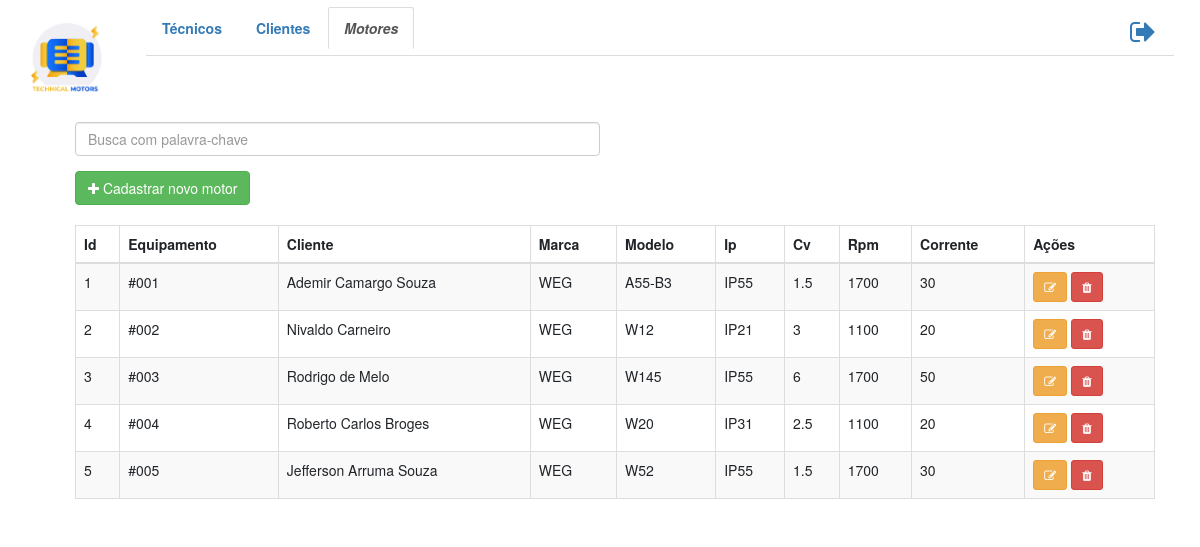
Screenshot of /motores (signed in) with the database file from the repository.
### app/models.py (models this page shows, shortened)
class Motores(db.Model, UserMixin):
    __tablename__ = "motores"
    id = db.Column(db.Integer, primary_key=True, autoincrement=True)
    equipamento = db.Column(db.String(84), nullable=False, index = True)
    cliente = db.Column(db.String(84), nullable=False)
    marca = db.Column(db.String(84), nullable=False)
    modelo = db.Column(db.String(84), nullable=False)
    ip = db.Column(db.String(10), nullable=False)
    cv = db.Column(db.String(10), nullable=False)
    rpm = db.Column(db.String(15), nullable=False)
    corrente = db.Column(db.String(15), nullable=False)

### app/view_motores/views.py (the view)
@motores.route("/motores")
def tela_motor():
    motores = Motores.query.all()
    return render_template("motores.html", motores=motores)

### app/models.py (called while the page is built)
@login_manager.user_loader
def current_user(user_id):
    return Usuario.query.get(user_id)

### app/templates/motores.html (shortened to what this page needs)
{% extends 'bases/base_geral.html' %} {% block content %}
<!DOCTYPE html>
<html lang="en">
<head>
  <link rel="stylesheet" href="https://maxcdn.bootstrapcdn.com/bootstrap/3.4.1/css/bootstrap.min.css">
</head>
<body>
  <div class="container">
    <div class="col">
      <div class="row">
        <div class="form-group col-6">
          <input class="form-control" id="myInput" type="text" placeholder="Busca com palavra-chave">
        </div>
      </div>
      <div class="row">
        <div class="col-6" style="padding-bottom: 20px;">
          <a
          href="{{ url_for('motores.cadastrar_motor') }}"
          class="btn btn-success"
          >
          <i class="fa fa-plus" aria-hidden="true"></i>
          Cadastrar novo motor
          </a>
        </div>
      </div>
        <table class="table table-bordered table-striped">
          <thead>
            <tr>
              <th>Id</th>
              <th>Equipamento</th>
              <th>Cliente</th>
              <th>Marca</th>
              <th>Modelo</th>
              <th>Ip</th>
              <th>Cv</th>
              <th>Rpm</th>
              <th>Corrente</th>
              <th>Ações</th>
            </tr>
          </thead>
          <tbody id="myTable">
            {% for motor in motores %}
            <tr>
              <td>
                {{ motor.id }}
              </td>
              <td>
                {{ motor.equipamento }}
              </td>
              <td>
                {{ motor.cliente }}
              </td>
              <td>
                {{ motor.marca }}
              </td>
              <td>
                {{ motor.modelo }}
              </td>
              <td>
                {{ motor.ip }}
              </td>
              <td>
                {{ motor.cv }}
              </td>
              <td>
                {{ motor.rpm }}
              </td>
              <td>
                {{ motor.corrente }}
              </td>
              <td>
                <a class="btn btn-warning btn-sm" data-toggle="tooltip" data-placement="top" title="Editar" href="{{ url_for('motores.editar', id=motor.id) }}">
                  <i class="fa fa-edit" aria-hidden="true"></i>
                </a>
                <a class="btn btn-danger btn-sm" data-toggle="tooltip" data-placement="top" title="Remover" href="{{ url_for('motores.deletar', id=motor.id) }}">
                  <i class="fa fa-trash" aria-hidden="true"></i>
                </a>
              </td>
            </tr>
            {% endfor %}
          </tbody>
        </table>
      </div>
    </div>
  </div>
</body>
</html>
{% endblock %}

### rows the page displays
Motores: id "1", equipamento "#001", cliente "Ademir Camargo Souza", marca "WEG", modelo "A55-B3", ip "IP55", cv "1.5", rpm "1700", corrente "30"
Motores: id "2", equipamento "#002", cliente "Nivaldo Carneiro", marca "WEG", modelo "W12", ip "IP21", cv "3", rpm "1100", corrente "20"
Motores: id "3", equipamento "#003", cliente "Rodrigo de Melo", marca "WEG", modelo "W145", ip "IP55", cv "6", rpm "1700", corrente "50"
Motores: id "4", equipamento "#004", cliente "Roberto Carlos Broges", marca "WEG", modelo "W20", ip "IP31", cv "2.5", rpm "1100", corrente "20"
Motores: id "5", equipamento "#005", cliente "Jefferson Arruma Souza", marca "WEG", modelo "W52", ip "IP55", cv "1.5", rpm "1700", corrente "30"
